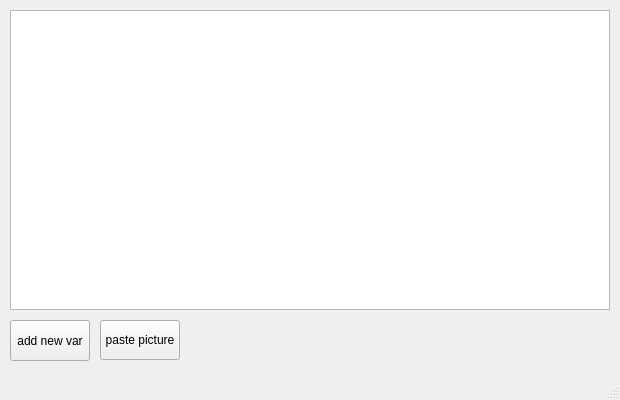
<?xml version="1.0" encoding="UTF-8"?>
<ui version="4.0">
 <class>MainWindow</class>
 <widget class="QMainWindow" name="MainWindow">
  <property name="geometry">
   <rect>
    <x>0</x>
    <y>0</y>
    <width>620</width>
    <height>400</height>
   </rect>
  </property>
  <property name="minimumSize">
   <size>
    <width>620</width>
    <height>400</height>
   </size>
  </property>
  <property name="maximumSize">
   <size>
    <width>620</width>
    <height>400</height>
   </size>
  </property>
  <property name="windowTitle">
   <string>MainWindow</string>
  </property>
  <widget class="QWidget" name="centralwidget">
   <widget class="QTableWidget" name="m_tw">
    <property name="geometry">
     <rect>
      <x>10</x>
      <y>10</y>
      <width>600</width>
      <height>300</height>
     </rect>
    </property>
   </widget>
   <widget class="QPushButton" name="m_paste">
    <property name="geometry">
     <rect>
      <x>100</x>
      <y>320</y>
      <width>80</width>
      <height>40</height>
     </rect>
    </property>
    <property name="text">
     <string>paste picture</string>
    </property>
   </widget>
   <widget class="QPushButton" name="m_add">
    <property name="geometry">
     <rect>
      <x>10</x>
      <y>320</y>
      <width>80</width>
      <height>41</height>
     </rect>
    </property>
    <property name="text">
     <string>add new var</string>
    </property>
   </widget>
  </widget>
  <widget class="QStatusBar" name="statusbar"/>
 </widget>
 <resources/>
 <connections/>
</ui>
